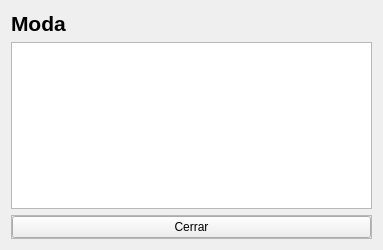
<?xml version="1.0" encoding="UTF-8"?>
<ui version="4.0">
 <class>Form</class>
 <widget class="QWidget" name="Form">
  <property name="geometry">
   <rect>
    <x>0</x>
    <y>0</y>
    <width>383</width>
    <height>250</height>
   </rect>
  </property>
  <property name="windowTitle">
   <string>Moda</string>
  </property>
  <layout class="QVBoxLayout" name="verticalLayout">
   <item>
    <widget class="QLabel" name="label">
     <property name="font">
      <font>
       <pointsize>16</pointsize>
       <weight>75</weight>
       <bold>true</bold>
      </font>
     </property>
     <property name="text">
      <string>Moda</string>
     </property>
    </widget>
   </item>
   <item>
    <widget class="QPlainTextEdit" name="textModa">
     <property name="enabled">
      <bool>true</bool>
     </property>
     <property name="readOnly">
      <bool>true</bool>
     </property>
    </widget>
   </item>
   <item>
    <widget class="QFrame" name="frame">
     <property name="sizePolicy">
      <sizepolicy hsizetype="Expanding" vsizetype="Minimum">
       <horstretch>0</horstretch>
       <verstretch>0</verstretch>
      </sizepolicy>
     </property>
     <property name="frameShape">
      <enum>QFrame::StyledPanel</enum>
     </property>
     <property name="frameShadow">
      <enum>QFrame::Raised</enum>
     </property>
     <layout class="QHBoxLayout" name="horizontalLayout">
      <property name="leftMargin">
       <number>0</number>
      </property>
      <property name="topMargin">
       <number>0</number>
      </property>
      <property name="rightMargin">
       <number>0</number>
      </property>
      <property name="bottomMargin">
       <number>0</number>
      </property>
      <item>
       <widget class="QPushButton" name="btnCerrar">
        <property name="text">
         <string>Cerrar</string>
        </property>
       </widget>
      </item>
     </layout>
    </widget>
   </item>
  </layout>
 </widget>
 <resources/>
 <connections/>
</ui>
